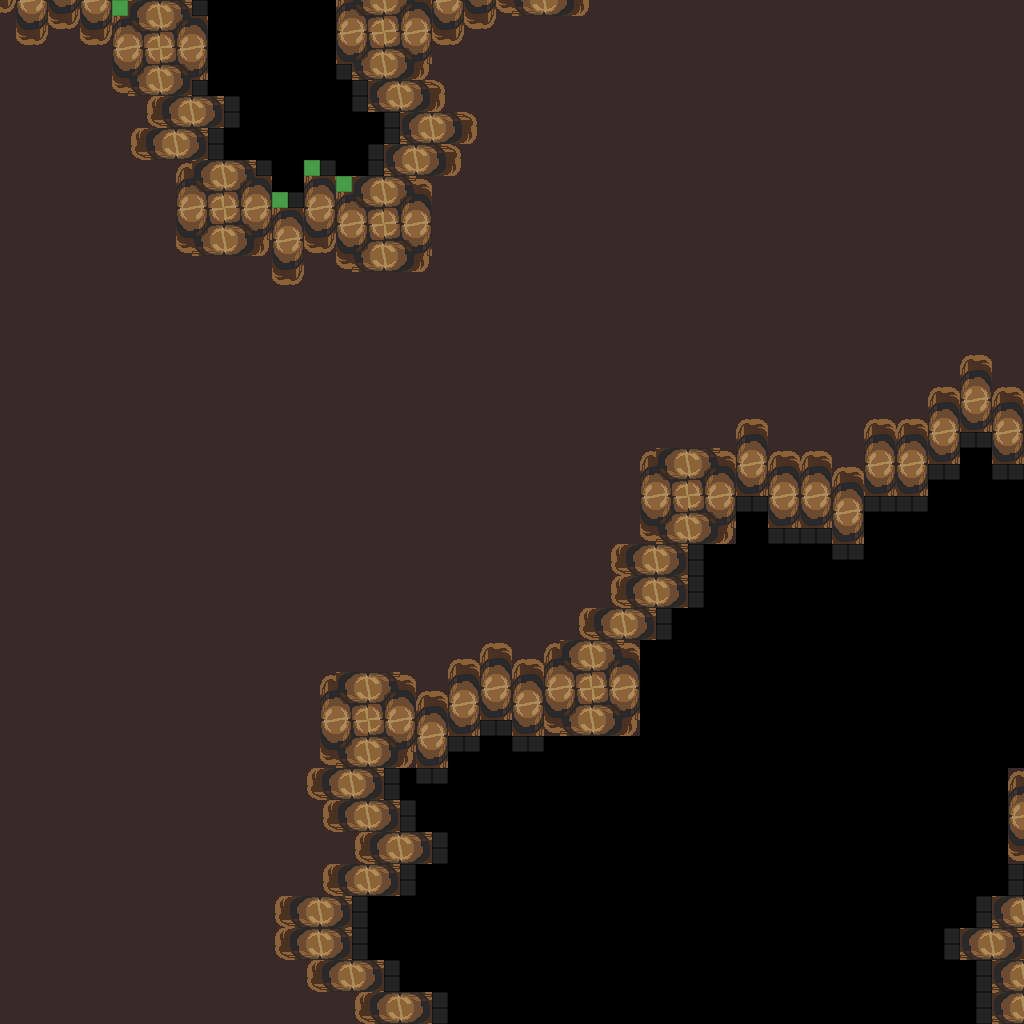

Rendered tile map (Tiled .tmx) drawn with the repository's tilesets; below, a short description and the map source with its tile grids summarised:
An orthogonal 64x64 tile map with 16x16 px tiles, 1 tile layer (base), 1 hidden layer not drawn.

<map version="1.10" tiledversion="1.12.1" orientation="orthogonal" renderorder="right-down" width="64" height="64" tilewidth="16" tileheight="16" infinite="0" nextlayerid="3" nextobjectid="1">
 <tileset firstgid="1" source="../classiciphone_pics4.tsx" />
 <layer id="1" name="base" width="64" height="64">
  <data>[4096 cells, 4096 non-empty, 38 distinct tile ids]</data>
 </layer>
 <layer id="2" name="collision" width="64" height="64" visible="0">
  <properties><property name="collision" value="true" /></properties>
  <data>[4096 cells, 1725 non-empty, 1 distinct tile ids]</data>
 </layer>
</map>
